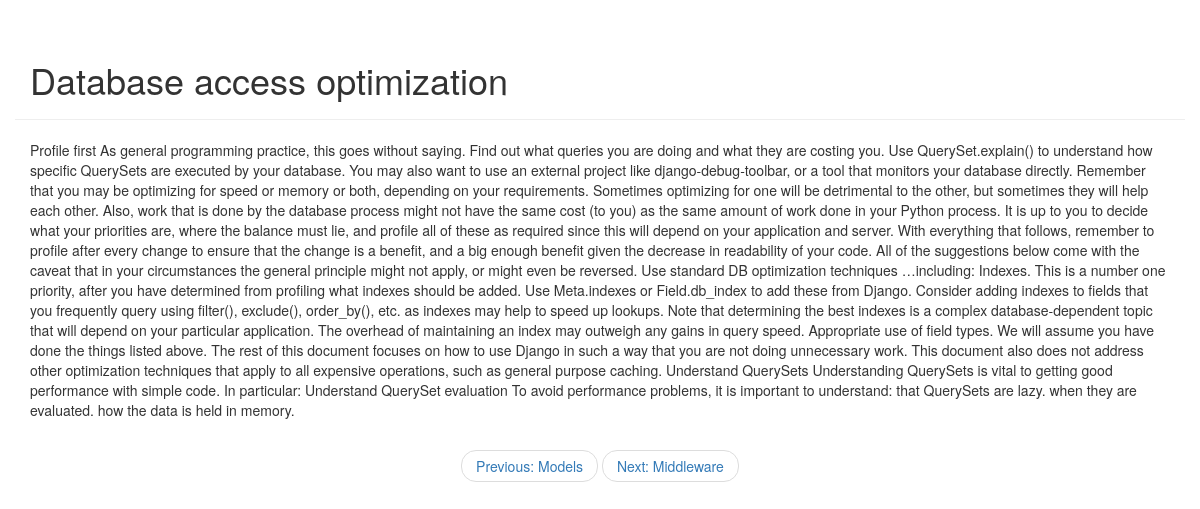
/blog/detail/12, run on the app's committed database.
### blog/models.py (models this page shows, shortened)
class Article(models.Model):
    article_id = models.AutoField(primary_key=True)
    article_title = models.TextField()
    article_content = models.TextField()
    article_detail = models.TextField()
    publish_date = models.DateTimeField(auto_now=True)

### blog/views.py (the view)
# urls.py: path('detail/<int:article_id>', views.get_detail_page)
def get_detail_page(request, article_id):
    all_articles = Article.objects.all()
    previous_index = 0
    next_index = 0
    previous_article = None
    next_article = None
    for index, article in enumerate(all_articles):
        if index == 0:
            previous_index = 0
            next_index = index + 1
        elif index == len(all_articles) - 1:
            previous_index = index - 1
            next_index = index
        else:
            previous_index = index - 1
            next_index = index + 1
        if article.article_id == article_id:
            current_article = article
            previous_article = all_articles[previous_index]
            next_article = all_articles[next_index]
            break
    section_list = current_article.article_detail.split("\n")
    return render(request, 'blog/detail.html', {
        'current_article': current_article,
        'section_list': section_list,
        'previous_article': previous_article,
        'next_article': next_article
    })

### blog/templates/blog/detail.html (shortened to what this page needs)
<!DOCTYPE html>
<html lang="en">
<head>
    <link rel="stylesheet" href="https://cdn.jsdelivr.net/npm/bootstrap@3.3.7/dist/css/bootstrap.min.css"
>
    <link rel="stylesheet" href="https://cdn.jsdelivr.net/npm/bootstrap@3.3.7/dist/css/bootstrap-theme.min.css"
>
</head>
<body>
    <div class="container page-header">
        <h1>{{ current_article.article_title }}</h1>
    </div>
    <div class="container page-body">
        <div class="body-main">
            <div>
                <p>
                    {% for section in section_list %}
                    {{section}}
                    {% endfor %}
                </p>
            </div>
        </div>
    </div>
    <nav aria-label="...">
        <ul class="pager">
          <li><a href="/blog/detail/{{previous_article.article_id}}">Previous: {{previous_article.article_title}}</a></li>
          <li><a href="/blog/detail/{{next_article.article_id}}">Next: {{next_article.article_title}}</a></li>
        </ul>
      </nav>
</body>
</html>

### data on the page
Article: article_title "Database access optimization"
Article: article_title "Models"
Article: article_title "Middleware"

### other printed values
{{ section }} "Profile first" "Use standard DB optimization techniques" "…including:" "Appropriate use of field types." "Understand QuerySets" "Understanding QuerySets is vital to getting good performance with simple code. In particular:" "Understand QuerySet evaluation" "To avoid performance problems, it is important to understand:" "that QuerySets are lazy." "when they are evaluated." "how the data is held in memory."
